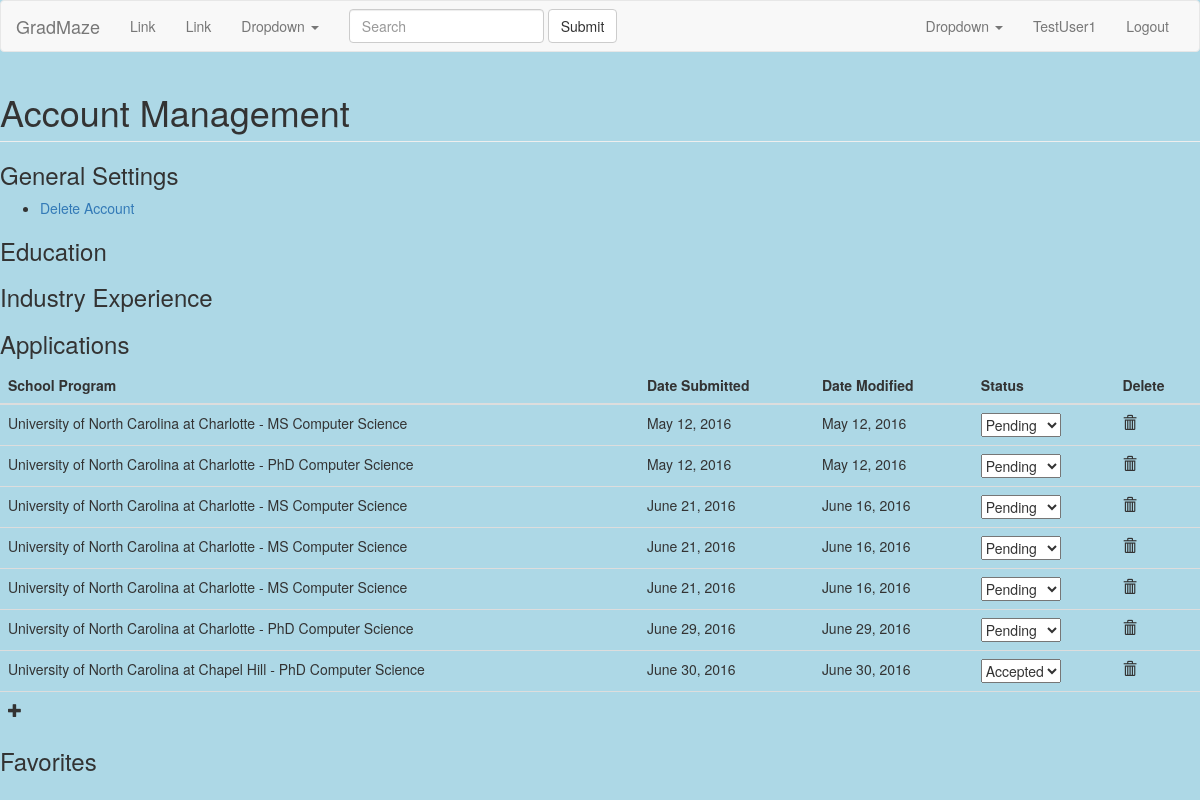
The page /GradMaze/accounts/manage/ (signed in) on the database as committed earlier.
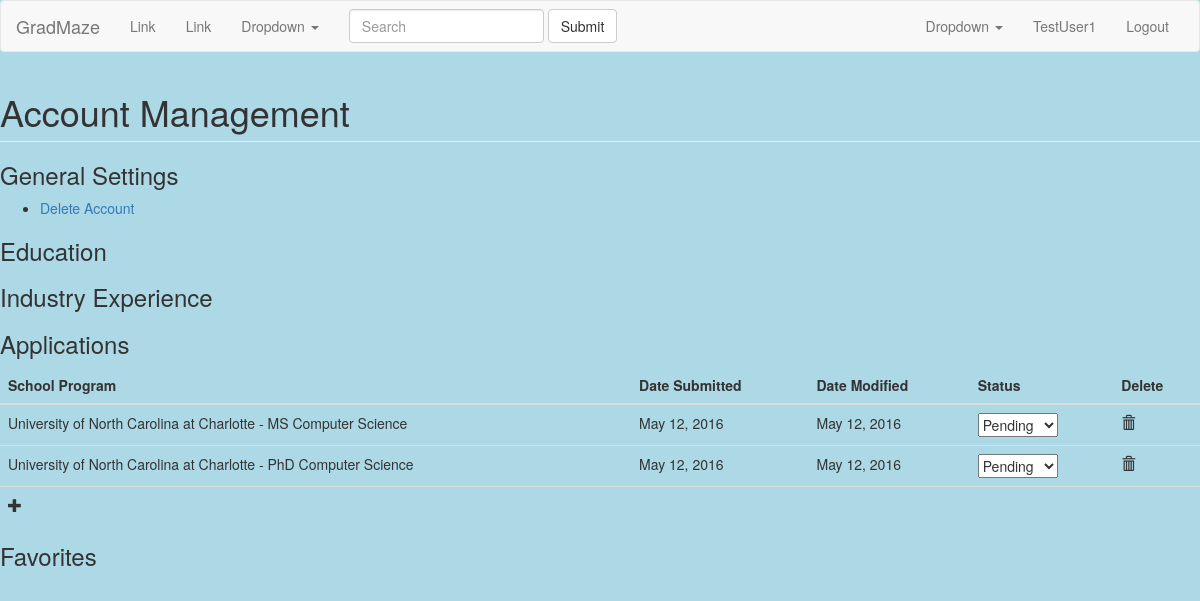
The same page on the database as committed later.
### main/models.py (models this page shows, shortened)
class Application(models.Model):
    student = models.ForeignKey(Student)
    date_submitted = models.DateField()
    date_updated = models.DateField()
    school_program = models.ForeignKey(SchoolProgram)
    STATUSCHOICES = (
        ('Pending', 'Pending'),
        ('Accepted', 'Accepted'),
        ('Denied', 'Denied'),
    )
    status = models.CharField(max_length=50, choices=STATUSCHOICES)

class SchoolProgram(models.Model):
    school = models.ForeignKey(School)
    program = models.ForeignKey(Program)
    def __str__(self):
        return str(self.school) + " - " + str(self.program)

class School(models.Model):
    name = models.CharField(max_length=50)
    abbr = models.CharField(max_length=5, null=True)
    def __str__(self):
        return str(self.name)

class Program(models.Model):
    name = models.CharField(max_length=50)
    level = models.CharField(max_length=50)  # Masters/PhD/PSM
    def __str__(self):
        return str(self.level) + " " + str(self.name)

### main/views.py (the view, shortened to what this page needs)
class AccountManageView(View):
    template_name = "account_manage.html"
    def get(self, request, *args, **kwargs):
        apps_form = ApplicationForm()
        applications = Application.objects.filter(student__id=request.user.id)
        return render(request, self.template_name, {'apps': applications,'apps_form': apps_form})

### main/forms.py
class ApplicationForm(forms.Form):
    school_program = forms.ModelChoiceField(queryset=SchoolProgram.objects.all().order_by('school'))
    date_submitted = forms.DateField(widget=forms.TextInput(attrs={'class':'datepicker'}))
    date_updated = forms.DateField(widget=forms.TextInput(attrs={'class':'datepicker'}))
    status = forms.ChoiceField(choices=Application.STATUSCHOICES)

### templates/account_manage.html (shortened to what this page needs)
{% extends "base.html" %}
{% load staticfiles %}
{% block styles %}
    <link href="{% static 'css/jquery-ui.min.css' %}" rel="stylesheet">
{% endblock %}
{% block content %}
    <h1 class="page-header">Account Management</h1>
    <h3>General Settings</h3>
    <ul>
        <li><a href="#" id="opener">Delete Account</a></li>
    </ul>
    <h3>Education</h3>
    <h3>Industry Experience</h3>
    <h3>Applications</h3>
    <table class="table" id="app-table">
        <thead>
            <th>School Program</th>
            <th>Date Submitted</th>
            <th>Date Modified</th>
            <th>Status</th>
            <th>Delete</th>
        </thead>
        {% for application in apps %}
            <tr id="app-{{application.id}}">
                <td>{{application.school_program}}</td>
                <td>{{application.date_submitted}}</td>
                <td>{{application.date_updated}}</td>
                <td>
                    <select class="modify-app">
                        <option {% if application.status == "Pending" %}selected="selected"{% endif %}>Pending</option>
                        <option {% if application.status == "Accepted" %}selected="selected"{% endif %}>Accepted</option>
                    </select>
                </td>
                <td><span class="glyphicon glyphicon-trash remove-app"></span></td>
            </tr>
        {% endfor %}
        <tr>
            <td><span class="glyphicon glyphicon-plus" id="add-app"></span></td>
            <td></td>
            <td></td>
            <td></td>
            <td></td>
        </tr>
    </table>
    <h3>Favorites</h3>
{%  endblock %}

### templates/base.html (shortened to what this page needs)
{% load staticfiles %}
<!DOCTYPE html>
<html>
<head>
    <link href="{% static 'css/bootstrap.min.css' %}" rel="stylesheet">
    <link href="{% static 'css/base.css' %}" rel="stylesheet">
    {% block styles %}{% endblock %}
</head>
<body>
    <nav class="navbar navbar-default">
        <div class="container-fluid">
            <div class="navbar-header">
                <a class="navbar-brand" href="{% url 'index' %}">GradMaze</a>
            </div>
            <div class="collapse navbar-collapse" id="bs-example-navbar-collapse-1">
                <ul class="nav navbar-nav">
                    <li class=""><a href="#">Link <span class="sr-only">(current)</span></a></li>
                    <li><a href="#">Link</a></li>
                    <li class="dropdown">
                        <a href="#" class="dropdown-toggle" data-toggle="dropdown" role="button" aria-haspopup="true" aria-expanded="false">Dropdown <span class="caret"></span></a>
                    </li>
                </ul>
                <form class="navbar-form navbar-left" role="search">
                    <div class="form-group">
                        <input type="text" class="form-control" placeholder="Search">
                    </div>
                    <button type="submit" class="btn btn-default">Submit</button>
                </form>
                <ul class="nav navbar-nav navbar-right">
                    <li class="dropdown">
                        <a href="#" class="dropdown-toggle" data-toggle="dropdown" role="button" aria-haspopup="true" aria-expanded="false">Dropdown <span class="caret"></span></a>
                    </li>
                    {% if user.is_authenticated %}
                        <li><a href="{% url 'manage' %}">{{ user.get_username }}</a></li>
                        <li><a href="{% url 'logout' %}">Logout</a></li>
                    {% else %}
                        <li><a href="{% url 'login' %}">Login</a></li>
                        <li><a href="{% url 'register' %}">Register</a></li>
                    {% endif %}
                </ul>
            </div>
        </div>
    </nav>
    {% block content %}{% endblock %}
</body>
</html>

### static/css/base.css (style rules this page uses)
html body { background-color: lightblue; }

Rows that differ between the two databases and show on the page:
removed Application: school_program "University of North Carolina at Charlotte - MS Computer Science", date_submitted "June 21, 2016", date_updated "June 16, 2016"
removed Application: school_program "University of North Carolina at Charlotte - MS Computer Science", date_submitted "June 21, 2016", date_updated "June 16, 2016"
removed Application: school_program "University of North Carolina at Charlotte - MS Computer Science", date_submitted "June 21, 2016", date_updated "June 16, 2016"
removed Application: school_program "University of North Carolina at Charlotte - PhD Computer Science", date_submitted "June 29, 2016", date_updated "June 29, 2016"
removed Application: school_program "University of North Carolina at Chapel Hill - PhD Computer Science", date_submitted "June 30, 2016", date_updated "June 30, 2016", status "Accepted"
